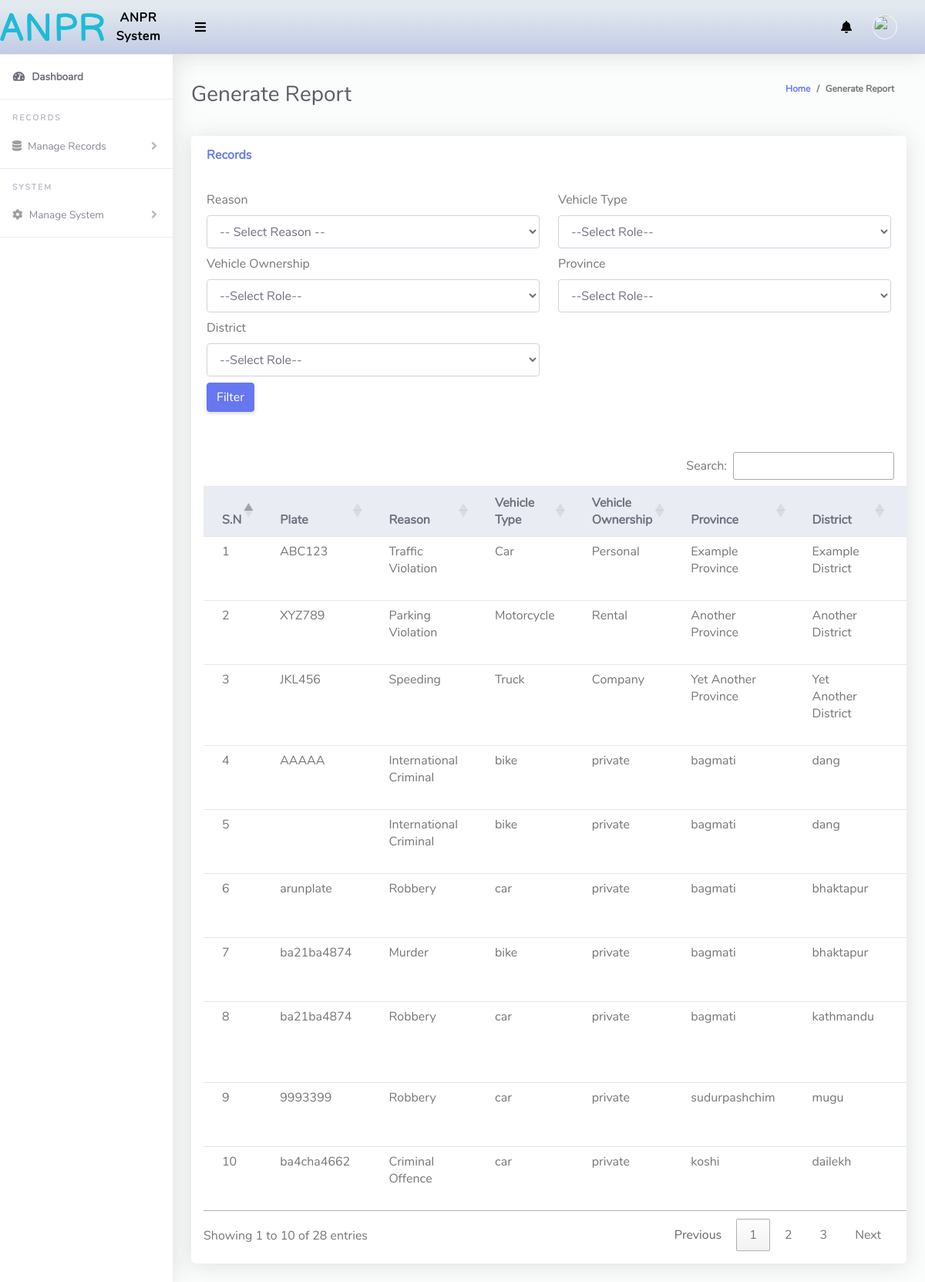
Screenshot of /Admin/generateReport.php with the database file from the repository.
### tables this page shows
CREATE TABLE `records` (
  `Id` int(10) NOT NULL,
  `plate_no` varchar(30) NOT NULL,
  `reason` text NOT NULL,
  `vehicle_type` varchar(30) NOT NULL,
  `vehicle_ownership` varchar(30) NOT NULL,
  `province` varchar(30) NOT NULL,
  `district` varchar(30) NOT NULL,
  `location` text NOT NULL,
  `description` text NOT NULL,
  `remarks` text NOT NULL,
  `created_at` datetime NOT NULL DEFAULT CURRENT_TIMESTAMP,
  `updated_at` datetime DEFAULT NULL ON UPDATE CURRENT_TIMESTAMP
);

### Admin/generateReport.php (the view, shortened to what this page needs)
<?php
include '../Includes/dbcon.php';
?>
<!DOCTYPE html>
<html lang="en">
<head>
    <link href="../vendor/fontawesome-free/css/all.min.css" rel="stylesheet" type="text/css">
    <link href="../vendor/bootstrap/css/bootstrap.min.css" rel="stylesheet" type="text/css">
    <link href="css/ruang-admin.min.css" rel="stylesheet">
</head>
<body id="page-top">
    <div id="wrapper">
        <?php include "Includes/sidebar.php";?>
        <div id="content-wrapper" class="d-flex flex-column">
            <div id="content">
                <?php include "Includes/topbar.php";?>
                <div class="container-fluid" id="container-wrapper">
                    <div class="d-sm-flex align-items-center justify-content-between mb-4">
                        <h1 class="h3 mb-0 text-gray-800">Generate Report</h1>
                        <ol class="breadcrumb">
                            <li class="breadcrumb-item"><a href="./">Home</a></li>
                            <li class="breadcrumb-item active" aria-current="page">Generate Report</li>
                        </ol>
                    </div>
                    <div class="row">
                        <div class="col-lg-12">
                            <div class="row">
                                <div class="col-lg-12">
                                    <div class="card mb-4">
                                        <div
                                            class="card-header py-3 d-flex flex-row align-items-center justify-content-between">
                                            <h6 class="m-0 font-weight-bold text-primary">Records</h6>
                                        </div>
                                        <div class="card-body">
                                            <div class="form-group row mb-3">
                                                <div class="col-xl-6">
                                                    <label class="form-control-label">Reason</label>
                                                    <select class="form-control" required name="reason" id="reason">
                                                        <option value="">-- Select Reason --</option>
                                                    </select>
                                                </div>
                                                <div class="col-xl-6">
                                                    <label class="form-control-label">Vehicle Type</label>
                                                    <select class="form-control" required name="vehicle_type"
                                                        id="vehicle_type">
                                                        <option value="">--Select Role--</option>
                                                    </select>
                                                </div>
                                                <div class="col-xl-6">
                                                    <label class="form-control-label">Vehicle Ownership</label>
                                                    <select class="form-control" required name="vehicle_ownership"
                                                        id="vehicle_ownership">
                                                        <option value="">--Select Role--</option>
                                                    </select>
                                                </div>
                                                <div class="col-xl-6">
                                                    <label class="form-control-label">Province</label>
                                                    <select class="form-control" required name="province" id="province">
                                                        <option value="">--Select Role--</option>
                                                    </select>
                                                </div>
                                                <div class="col-xl-6">
                                                    <label class="form-control-label">District</label>
                                                    <select class="form-control" required name="district" id="district">
                                                        <option value="">--Select Role--</option>
                                                    </select>
                                                </div>
                                                <div class="col-xl-6"></div>
                                                <div class="col-xl-6">
                                                    <button type="button" class="btn btn-primary"
                                                        id="filterButton">Filter</button>
                                                </div>
                                            </div>
                                        </div>
                                        <div class="table-responsive p-3">
                                            <table class="table align-items-center table-flush table-hover dataTable"
                                                id="dataTableHover">
                                                <thead class="thead-light">
                                                    <tr>
                                                        <th>S.N</th>
                                                        <th>Plate</th>
                                                        <th>Reason</th>
                                                        <th>Vehicle Type</th>
                                                        <th>Vehicle Ownership</th>
                                                        <th>Province</th>
                                                        <th>District</th>
                                                        <th>Location</th>
                                                    </tr>
                                                </thead>
                                                <tbody>
                                                    <?php
                                                        $query = "SELECT * FROM records";
                                                        $rs = $conn->query($query);
                                                        $num = $rs->num_rows;
                                                        $sn=0;
                                                        if($num > 0)
                                                        {
                                                            while ($rows = $rs->fetch_assoc())
                                                            {
                                                                $sn = $sn + 1;
                                                                echo "
                                                                    <tr>
                                                                        <td>".$sn."</td>
                                                                        <td>".$rows['plate_no']."</td>
                                                                        <td>".$rows['reason']."</td>
                                                                        <td>".$rows['vehicle_type']."</td>
                                                                        <td>".$rows['vehicle_ownership']."</td>
                                                                        <td>".$rows['province']."</td>
                                                                        <td>".$rows['district']."</td>
                                                                        <td>".$rows['location']."</td>
                                                                        <td>".$rows['description']."</td>
                                                                        <td>".$rows['remarks']."</td>
                                                                        <td>".$rows['created_at']."</td>
                                                                        <td>".$rows['updated_at']."</td>
                                                                    </tr>";
                                                            }
                                                        }
                                                        else
                                                        {
                                                            echo
                                                            "<div class='alert alert-danger' role='alert'>
                                                                No Record Found!
                                                                </div>";
                                                        }
                                                        ?>
                                                </tbody>
                                            </table>
                                        </div>
                                    </div>
                                </div>
                            </div>
                        </div>
                    </div>
                </div>
            </div>
        </div>
        <link rel="stylesheet" type="text/css" href="https://cdn.datatables.net/1.13.7/css/jquery.dataTables.min.css">
        <link rel="stylesheet" type="text/css"
            href="https://cdn.datatables.net/buttons/2.4.2/css/buttons.dataTables.min.css">
        <link rel="stylesheet" type="text/css"
            href="https://cdn.datatables.net/1.13.8/css/dataTables.bootstrap4.min.css">
</body>
</html>

### Admin/Includes/sidebar.php (shortened to what this page needs)
<ul class="navbar-nav sidebar sidebar-light accordion " id="accordionSidebar">
    <a class="sidebar-brand d-flex align-items-center bg-gradient-light  justify-content-center" href="index.php">
        <div class="sidebar-brand-icon">
            <img src="../img/logo/attnlg.png">
        </div>
        <div class="sidebar-brand-text mx-3" style="color: black;">ANPR System</div>
    </a>
    <hr class="sidebar-divider my-0">
    <li class="nav-item active">
        <a class="nav-link" href="index.php">
            <i class="fas fa-fw fa-tachometer-alt"></i>
            <span>Dashboard</span></a>
    </li>
    <hr class="sidebar-divider">
    <div class="sidebar-heading">
        Records
    </div>
    <li class="nav-item">
        <a class="nav-link collapsed" href="#" data-toggle="collapse" data-target="#collapseBootstrap"
            aria-expanded="true" aria-controls="collapseBootstrap">
            <i class="fas fa-database"></i>
            <span>Manage Records</span>
        </a>
    </li>
    <hr class="sidebar-divider">
    <div class="sidebar-heading">
        System
    </div>
    <li class="nav-item">
        <a class="nav-link collapsed" href="#" data-toggle="collapse" data-target="#collapseBootstrapassests"
            aria-expanded="true" aria-controls="collapseBootstrapassests">
            <i class="fas fa-cog"></i>
            <span>Manage System</span>
        </a>
    </li>
    <hr class="sidebar-divider">
</ul>

### Admin/Includes/topbar.php (shortened to what this page needs)
<nav class="navbar navbar-expand navbar-light bg-gradient-light topbar mb-4 static-top">
    <button id="sidebarToggleTop" class="btn btn-link rounded-circle mr-3">
        <i class="fa fa-bars" style="color: black;"></i>
    </button>
    <ul class="navbar-nav ml-auto">
        <li class="nav-item dropdown no-arrow">
            <a class="nav-link dropdown-toggle" href="#" id="notificationDropdown" role="button" data-toggle="dropdown"
                aria-haspopup="true" aria-expanded="false">
                <i class="fas fa-bell fa-fw" style="color: black;"></i>
            </a>
        </li>
        <li class="nav-item dropdown no-arrow">
            <a class="nav-link dropdown-toggle" href="#" id="userDropdown" role="button" data-toggle="dropdown"
                aria-haspopup="true" aria-expanded="false">
                <img class="img-profile rounded-circle" src="../img/user-<?php echo $_SESSION['userId']; ?>.png"
                    style="max-width: 60px">
            </a>
        </li>
    </ul>
</nav>

### rows the page displays
records: plate_no "ABC123", reason "Traffic Violation", vehicle_type "Car", vehicle_ownership "Personal", province "Example Province", district "Example District"
records: plate_no "XYZ789", reason "Parking Violation", vehicle_type "Motorcycle", vehicle_ownership "Rental", province "Another Province", district "Another District"
records: plate_no "JKL456", reason "Speeding", vehicle_type "Truck", vehicle_ownership "Company", province "Yet Another Province", district "Yet Another District"
records: plate_no "AAAAA", reason "International Criminal", vehicle_type "bike", vehicle_ownership "private", province "bagmati", district "dang"
records: reason "International Criminal", vehicle_type "bike", vehicle_ownership "private", province "bagmati", district "dang"
records: plate_no "arunplate", reason "Robbery", vehicle_type "car", vehicle_ownership "private", province "bagmati", district "bhaktapur"
records: plate_no "ba21ba4874", reason "Murder", vehicle_type "bike", vehicle_ownership "private", province "bagmati", district "bhaktapur"
records: plate_no "ba21ba4874", reason "Robbery", vehicle_type "car", vehicle_ownership "private", province "bagmati", district "kathmandu"
records: plate_no "9993399", reason "Robbery", vehicle_type "car", vehicle_ownership "private", province "sudurpashchim", district "mugu"
records: plate_no "ba4cha4662", reason "Criminal Offence", vehicle_type "car", vehicle_ownership "private", province "koshi", district "dailekh"
